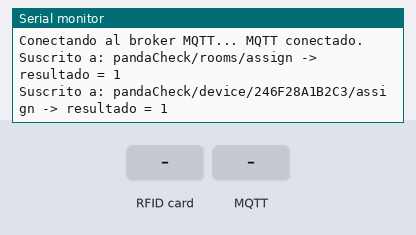
The program below on a simulated Arduino Uno R4 WiFi. Parts: the last lines printed to the serial monitor. The inputs (shaded band) are chosen by the test bench. WiFi joins after 1.5 s; servers stay silent unless stated; network time is answered at once with the bench clock; the local clock reads 2024-03-15 10:24:30 at power-on unless the program sets it; no MQTT or app messages arrive unless stated.

Above: at 2.7 s.
2.8 s: RFID card 5E 7A 19 C4 held to the reader
At 3.5 s:
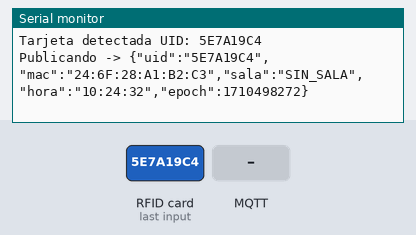
4.3 s: MQTT message "B-201" arrives on the first subscribed topic
At 5.3 s:
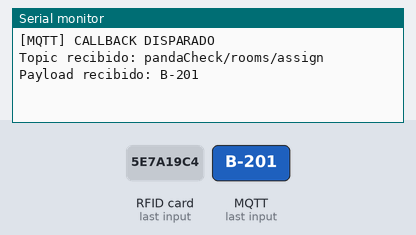
5.8 s: MQTT message ":" arrives on the first subscribed topic
At 7.0 s:
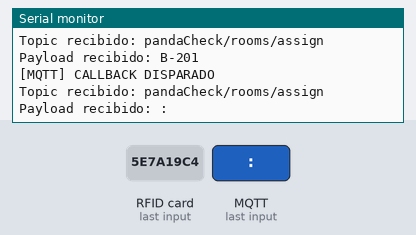
7.9 s: MQTT message "1" arrives on the first subscribed topic
At 9.7 s:
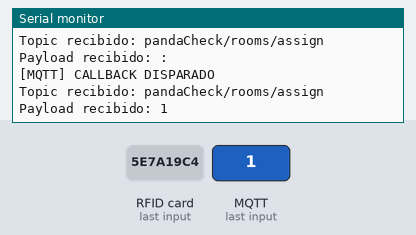
10.0 s: MQTT message "on" arrives on the first subscribed topic
At 11.4 s:
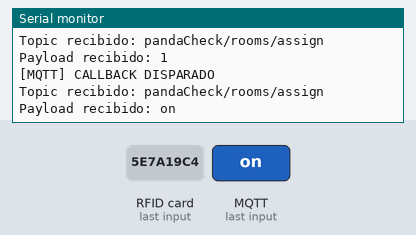
12.1 s: MQTT message "off" arrives on the first subscribed topic
At 14.3 s:
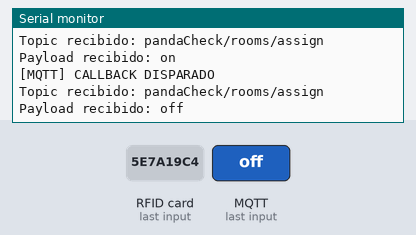

The program:

main.cpp
```cpp
#include <SPI.h>
#include <WiFiS3.h>              // WiFi Arduino UNO R4 WiFi
#include <ArduinoMqttClient.h>   // MQTT (TLS)
#include <Adafruit_PN532.h>      // PN532 NFC
#include <WiFiUdp.h>             // NTP
#include <NTPClient.h>

// ======== PN532 (SPI) ========
#define PN532_SS 10
Adafruit_PN532 nfc(PN532_SS);

// ======== WiFi ========
const char* ssid     = "S24";
const char* password = "mauriloco007";

// ======== MQTT (EMQX CLOUD) ========
const char* broker    = "q1d1111e.ala.us-east-1.emqxsl.com";
const int   mqttPort  = 8883;          // TLS
const char* mqttUser  = "PandaCheck";
const char* mqttPass  = "panda1234";

// Topics
//const char* TOPIC_ASISTENCIA = "pandaCheck/dev/asistencia";
const char* TOPIC_ASISTENCIA = "pandaCheck/prod/asistencia";            // publica asistencias
const char* TOPIC_ASSIGN_BC  = "pandaCheck/rooms/assign";            // asignación broadcast
// También usaremos uno por-dispositivo: pandaCheck/device/<MAC>/assign (se arma en runtime)

// ======== MQTT/TLS Client ========
WiFiSSLClient wifiClient;
MqttClient    mqttClient(wifiClient);

// ======== NTP (hora local Chile) ========
WiFiUDP ntpUDP;
// Nota: En noviembre Chile está en UTC-3. Si cambia el horario, ajusta este offset.
const long TZ_OFFSET_SECONDS = -3 * 3600;   // UTC-3
NTPClient timeClient(ntpUDP, "pool.ntp.org", TZ_OFFSET_SECONDS, 60 * 1000); // actualiza cada 60s

// ======== Estado global ========
String deviceMAC = "";
String deviceMAC_noColon = "";   // para usar en tópicos
String assignedRoom = "";        // se completa por MQTT (o puedes setear un default)

// ======== Utils ========
String macToString(const byte mac[6]) {
  char buf[18];
  snprintf(buf, sizeof(buf), "%02X:%02X:%02X:%02X:%02X:%02X",
           mac[0], mac[1], mac[2], mac[3], mac[4], mac[5]);
  return String(buf);
}

String macWithoutColons(const String& mac) {
  String s;
  for (size_t i = 0; i < mac.length(); i++) {
    if (mac[i] != ':') s += mac[i];
  }
  return s;
}

String uidToHex(const uint8_t* uid, uint8_t uidLength) {
  String uidHex;
  for (uint8_t i = 0; i < uidLength; i++) {
    if (uid[i] < 0x10) uidHex += "0";
    uidHex += String(uid[i], HEX);
  }
  uidHex.toUpperCase();
  return uidHex;
}

// ======== Conexiones ========
void conectarWiFi() {
  Serial.print("Conectando a WiFi: ");
  Serial.println(ssid);

  if (WiFi.status() == WL_CONNECTED) {
    Serial.print("Ya conectado. IP: ");
    Serial.println(WiFi.localIP());
    return;
  }

  WiFi.begin(ssid, password);

  int intentos = 0;
  while (WiFi.status() != WL_CONNECTED && intentos < 40) {
    delay(250);
    Serial.print(".");
    intentos++;
  }

  if (WiFi.status() == WL_CONNECTED) {
    Serial.println("\nWiFi CONECTADO");
    Serial.print("IP: ");
    Serial.println(WiFi.localIP());
  } else {
    Serial.println("\nNo se pudo conectar a WiFi.");
  }
}

String deviceAssignTopic() {
  // pandaCheck/device/<MAC_sin_>:<>/assign (usamos sin ':')
  return "pandaCheck/device/" + deviceMAC_noColon + "/assign";
}

void onMqttMessage(int messageSize) {
  Serial.println("\n[MQTT] CALLBACK DISPARADO");

  String topic = mqttClient.messageTopic();
  Serial.print("Topic recibido: ");
  Serial.println(topic);

  String payload;
  payload.reserve(messageSize + 8);
  while (mqttClient.available()) {
    payload += (char)mqttClient.read();
  }

  Serial.print("Payload recibido: ");
  Serial.println(payload);

  // --- Lógica de asignación igual que antes ---

  if (topic == TOPIC_ASSIGN_BC) {
    String needle = "\"mac\":\"" + deviceMAC + "\"";
    int idx = payload.indexOf(needle);
    if (idx >= 0) {
      int rKey = payload.indexOf("\"room\"");
      if (rKey >= 0) {
        int colon = payload.indexOf(":", rKey);
        int q1 = payload.indexOf("\"", colon + 1);
        int q2 = payload.indexOf("\"", q1 + 1);
        if (q1 >= 0 && q2 > q1) {
          assignedRoom = payload.substring(q1 + 1, q2);
          Serial.print("[MQTT] Sala asignada (BC): ");
          Serial.println(assignedRoom);
        }
      }
    }
  } else if (topic == deviceAssignTopic()) {
    int rKey = payload.indexOf("\"room\"");
    if (rKey >= 0) {
      int colon = payload.indexOf(":", rKey);
      int q1 = payload.indexOf("\"", colon + 1);
      int q2 = payload.indexOf("\"", q1 + 1);
      if (q1 >= 0 && q2 > q1) {
        assignedRoom = payload.substring(q1 + 1, q2);
        Serial.print("[MQTT] Sala asignada (directo): ");
        Serial.println(assignedRoom);
      }
    }
  }
}

void conectarMQTT() {
  if (WiFi.status() != WL_CONNECTED) {
    Serial.println("No hay WiFi, no puedo conectar a MQTT.");
    return;
  }

  Serial.print("Conectando al broker MQTT... ");
  mqttClient.setUsernamePassword(mqttUser, mqttPass);

  if (!mqttClient.connect(broker, mqttPort)) {
    Serial.print(" Error MQTT: ");
    Serial.println(mqttClient.connectError());
    return;
  }

  Serial.println("MQTT conectado.");

  // Suscripciones con debug
  int res1 = mqttClient.subscribe(TOPIC_ASSIGN_BC);  // pandaCheck/rooms/assign
  String t = deviceAssignTopic();                    // pandaCheck/device/<MAC>/assign
  int res2 = mqttClient.subscribe(t.c_str());

  Serial.print("Suscrito a: ");
  Serial.print(TOPIC_ASSIGN_BC);
  Serial.print(" -> resultado = ");
  Serial.println(res1);        // 1 = OK, 0 = FAIL

  Serial.print("Suscrito a: ");
  Serial.print(t);
  Serial.print(" -> resultado = ");
  Serial.println(res2);        // 1 = OK, 0 = FAIL
}


// ======== Publicación de asistencia ========
void publicarAsistencia(const String& uidHex) {
  // Hora local (HH:MM:SS) y epoch local (según TZ_OFFSET_SECONDS)
  timeClient.update();
  unsigned long epochLocal = timeClient.getEpochTime();  // ya con offset aplicado
  String hhmmss = timeClient.getFormattedTime();         // HH:MM:SS

  // JSON:
  // {
  //   "uid": "...",
  //   "mac": "AA:BB:CC:DD:EE:FF",
  //   "sala": "B-201",
  //   "hora": "HH:MM:SS",
  //   "epoch": 1731500000
  // }
  String payload = String("{\"uid\":\"") + uidHex +
                   "\",\"mac\":\"" + deviceMAC +
                   "\",\"sala\":\"" + (assignedRoom.length() ? assignedRoom : String("SIN_SALA")) +
                   "\",\"hora\":\"" + hhmmss +
                   "\",\"epoch\":" + String(epochLocal) +
                   "}";

  Serial.print("Publicando -> "); Serial.println(payload);
  mqttClient.beginMessage(TOPIC_ASISTENCIA);
  mqttClient.print(payload);
  mqttClient.endMessage();
}

// ======== Setup ========
void setup() {
  Serial.begin(115200);
  while (!Serial) {}

  // PN532
  Serial.println("Iniciando PN532 (SPI)...");
  nfc.begin();
  uint32_t versiondata = nfc.getFirmwareVersion();
  if (!versiondata) {
    Serial.println("No se detectó PN532. Revisa conexiones y modo SPI.");
    while (true) delay(1000);
  }
  Serial.print("PN532 OK. FW: 0x");
  Serial.println(versiondata, HEX);
  nfc.SAMConfig();
  Serial.println("Lector NFC listo. Acerca una tarjeta...");

  // WiFi
  conectarWiFi();

  // MAC
  byte macRaw[6];
  WiFi.macAddress(macRaw);
  deviceMAC = macToString(macRaw);
  deviceMAC_noColon = macWithoutColons(deviceMAC);
  Serial.print("MAC del dispositivo: ");
  Serial.println(deviceMAC);

  // NTP
  timeClient.begin();

  // MQTT
  mqttClient.onMessage(onMqttMessage);   // callback
  conectarMQTT();
}

// ======== Loop ========
void loop() {
  // Mantener conexiones
  if (WiFi.status() != WL_CONNECTED) {
    Serial.println("WiFi desconectado, reintentando...");
    conectarWiFi();
  }
  if (!mqttClient.connected()) {
    Serial.println("MQTT desconectado, reintentando...");
    conectarMQTT();
  }
  mqttClient.poll();  // keep-alive

  // Lectura NFC (timeout 1000 ms)
  uint8_t uid[7];
  uint8_t uidLength;
  bool success = nfc.readPassiveTargetID(
    PN532_MIFARE_ISO14443A, uid, &uidLength, 1000
  );

  if (success) {
    String uidHex = uidToHex(uid, uidLength);
    Serial.print("Tarjeta detectada UID: ");
    Serial.println(uidHex);

    if (mqttClient.connected()) {
      publicarAsistencia(uidHex);
    } else {
      Serial.println("No se pudo publicar: MQTT no conectado.");
    }
    delay(1500);  // anti-rebote
  }

  delay(50);
}
```

Measured:
- after the input at 2.8 s, the serial monitor: prints a new line at once (image 1)
- after the input at 4.3 s, the serial monitor: prints a new line after 0.09 s (image 2)
- after the input at 5.8 s, the serial monitor: prints a new line after 0.69 s (image 3)
- after the input at 7.9 s, the serial monitor: prints a new line after 0.69 s (image 4)
- after the input at 10.0 s, the serial monitor: prints a new line after 0.69 s (image 5)
- after the input at 12.1 s, the serial monitor: prints a new line after 0.69 s (image 6)
